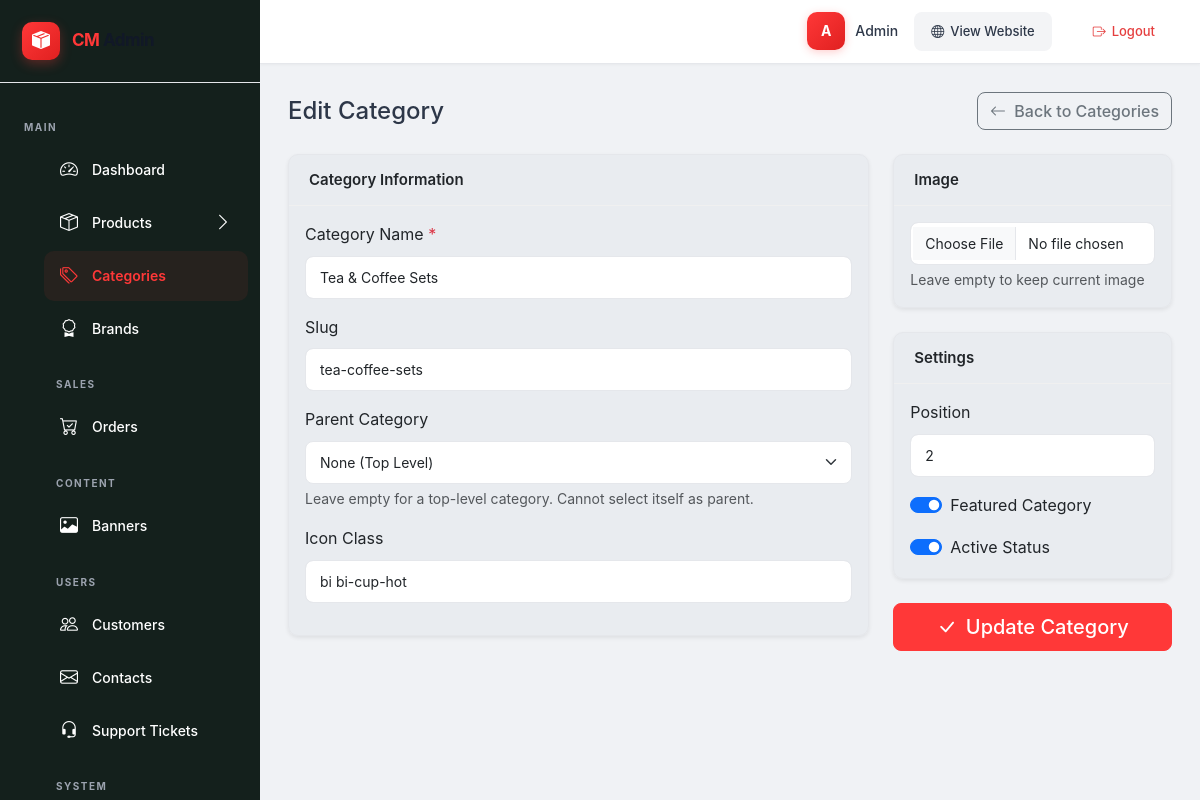
The page /public/admin/categories/edit/2 (signed in) on the database its author committed.
### tables this page shows
CREATE TABLE `categories` (
  `id`          INT UNSIGNED NOT NULL AUTO_INCREMENT,
  `parent_id`   INT UNSIGNED DEFAULT NULL,
  `name`        VARCHAR(150) NOT NULL,
  `slug`        VARCHAR(150) NOT NULL,
  `icon_class`  VARCHAR(100) DEFAULT NULL,
  `image`       VARCHAR(255) DEFAULT NULL,
  `is_featured` TINYINT      NOT NULL DEFAULT 0,
  `status`      TINYINT      NOT NULL DEFAULT 1,
  `position`    INT          NOT NULL DEFAULT 0,
  `created_at`  DATETIME DEFAULT CURRENT_TIMESTAMP,
  `updated_at`  DATETIME DEFAULT CURRENT_TIMESTAMP ON UPDATE CURRENT_TIMESTAMP,
  PRIMARY KEY (`id`),
  UNIQUE KEY `uk_categories_slug` (`slug`),
  INDEX `idx_categories_parent` (`parent_id`),
  INDEX `idx_categories_featured` (`is_featured`),
  INDEX `idx_categories_status` (`status`),
  INDEX `idx_categories_position` (`position`),
  CONSTRAINT `fk_categories_parent`
    FOREIGN KEY (`parent_id`) REFERENCES `categories` (`id`)
    ON DELETE SET NULL ON UPDATE CASCADE
);

### app/Controllers/admin/CategoryController.php (called while the page is built, shortened)
<?php
class CategoryController
{
    private Category $categoryModel;
    public function __construct()
    {
        $this->categoryModel = new Category();
    }
    public function edit(int $id): void
    {
        try {
            $category = $this->categoryModel->getById($id);
            require APP_ROOT . '/views/admin/admin_header.php';
            require APP_ROOT . '/views/admin/categories/edit.php';
            require APP_ROOT . '/views/admin/admin_footer.php';
        } catch (\Throwable $e) {
            error_log("Category edit error: " . $e->getMessage());
            Session::flash('error', 'Failed to load category');
            Response::redirect(APP_URL . '/admin/categories');
        }
    }
}

### config/autoload.php (called while the page is built, shortened)
<?php
spl_autoload_register(function (string $class): void {
    $prefixes = [
        'App\\Controllers\\' => APP_ROOT . '/app/Controllers/',
        'App\\Models\\'      => APP_ROOT . '/app/Models/',
        'App\\Helpers\\'     => APP_ROOT . '/app/Helpers/',
    ];
    foreach ($prefixes as $prefix => $baseDir) {
        if (strncmp($class, $prefix, strlen($prefix)) === 0) {
            $relativeClass = substr($class, strlen($prefix));
            $file = $baseDir . str_replace('\\', '/', $relativeClass) . '.php';
            if (file_exists($file)) {
                return;
            }
        }
    }
});
if (!function_exists('old')) {
    function old(string $key, mixed $default = ''): mixed
    {
        return \App\Helpers\Session::getOldInput($key, $default);
    }
}

### app/Helpers/Database.php (called while the page is built, shortened)
<?php
class Database
{
    private static ?Database $instance = null;
    private \PDO $pdo;
    private function __construct()
    {
        $dsn = 'mysql:host=' . DB_HOST . ';dbname=' . DB_NAME . ';charset=' . DB_CHARSET;
        $options = [
            \PDO::ATTR_ERRMODE            => \PDO::ERRMODE_EXCEPTION,
            \PDO::ATTR_DEFAULT_FETCH_MODE => \PDO::FETCH_ASSOC,
            \PDO::ATTR_EMULATE_PREPARES   => false,
            \PDO::MYSQL_ATTR_FOUND_ROWS   => true,
        ];
        $this->pdo = new \PDO($dsn, DB_USER, DB_PASS, $options);
    }
    public static function getInstance(): self
    {
        if (self::$instance === null) {
            self::$instance = new self();
        }
        return self::$instance;
    }
    public function query(string $sql, array $params = []): \PDOStatement
    {
        $stmt = $this->pdo->prepare($sql);
        $stmt->execute($params);
        return $stmt;
    }
    public function fetch(string $sql, array $params = []): ?array
    {
        return $this->query($sql, $params)->fetch() ?: null;
    }
}

### app/Models/Category.php (called while the page is built, shortened)
<?php
class Category
{
    private Database $db;
    private string $table = 'categories';
    public function __construct()
    {
        $this->db = Database::getInstance();
    }
    public function getById(int $id): ?array
    {
        return $this->db->fetch("SELECT * FROM {$this->table} WHERE id = ?", [$id]);
    }
}

### app/Helpers/Session.php (called while the page is built, shortened)
<?php
class Session
{
    public static function getOldInput(string $key, mixed $default = ''): mixed
    {
        return $_SESSION['_old_input'][$key] ?? $default;
    }
}

### app/Helpers/Sanitizer.php (called while the page is built, shortened)
<?php
class Sanitizer
{
    public static function clean(mixed $input): string
    {
        return htmlspecialchars(trim((string) $input), ENT_QUOTES, 'UTF-8');
    }
}

### views/admin/categories/edit.php (the view, shortened to what this page needs)
<div class="d-flex justify-content-between align-items-center mb-4">
    <h4 class="mb-0">Edit Category</h4>
    <a href="<?= ADMIN_URL ?>categories" class="btn btn-outline-secondary">
        <i class="bi bi-arrow-left me-1"></i> Back to Categories
    </a>
</div>
<form method="POST" action="<?= ADMIN_URL ?>categories/update/<?= (int)$category['id'] ?>" enctype="multipart/form-data">
    <div class="row">
        <div class="col-lg-8">
            <div class="card shadow-sm mb-4">
                <div class="card-header">
                    <h5 class="mb-0">Category Information</h5>
                </div>
                <div class="card-body">
                    <div class="mb-3">
                        <label for="name" class="form-label">Category Name <span class="text-danger">*</span></label>
                        <input type="text" class="form-control" id="name" name="name" required value="<?= Sanitizer::clean(old('name', $category['name'])) ?>">
                    </div>
                    <div class="mb-3">
                        <label for="slug" class="form-label">Slug</label>
                        <input type="text" class="form-control" id="slug" name="slug" value="<?= Sanitizer::clean(old('slug', $category['slug'])) ?>">
                    </div>
                    <div class="mb-3">
                        <label for="parent_id" class="form-label">Parent Category</label>
                        <select class="form-select" id="parent_id" name="parent_id">
                            <option value="">None (Top Level)</option>
                        </select>
                        <div class="form-text">Leave empty for a top-level category. Cannot select itself as parent.</div>
                    </div>
                    <div class="mb-3">
                        <label for="icon_class" class="form-label">Icon Class</label>
                        <input type="text" class="form-control" id="icon_class" name="icon_class" value="<?= Sanitizer::clean(old('icon_class', $category['icon_class'])) ?>" placeholder="e.g., fas fa-mug-hot">
                    </div>
                </div>
            </div>
        </div>
        <div class="col-lg-4">
            <div class="card shadow-sm mb-4">
                <div class="card-header">
                    <h5 class="mb-0">Image</h5>
                </div>
                <div class="card-body">
                    <input type="file" class="form-control" id="image" name="image" accept="image/*">
                    <div class="form-text">Leave empty to keep current image</div>
                </div>
            </div>
            <div class="card shadow-sm mb-4">
                <div class="card-header">
                    <h5 class="mb-0">Settings</h5>
                </div>
                <div class="card-body">
                    <div class="mb-3">
                        <label for="position" class="form-label">Position</label>
                        <input type="number" class="form-control" id="position" name="position" value="<?= Sanitizer::clean(old('position', $category['position'])) ?>">
                    </div>
                    <div class="form-check form-switch mb-3">
                        <input class="form-check-input" type="checkbox" id="is_featured" name="is_featured" value="1" <?= old('is_featured', $category['is_featured']) ? 'checked' : '' ?>>
                        <label class="form-check-label" for="is_featured">Featured Category</label>
                    </div>
                    <div class="form-check form-switch">
                        <input class="form-check-input" type="checkbox" id="status" name="status" value="1" <?= old('status', $category['status']) ? 'checked' : '' ?>>
                        <label class="form-check-label" for="status">Active Status</label>
                    </div>
                </div>
            </div>
            <div class="d-grid">
                <button type="submit" class="btn btn-primary btn-lg">
                    <i class="bi bi-check-lg me-1"></i> Update Category
                </button>
            </div>
        </div>
    </div>
</form>

### public/assets/css/admin.css (style rules this page uses)
:root { --admin-primary: #ff3838; --admin-primary-dark: #e02020; --admin-dark: #0f1117; --admin-gray-100: #f8f9fa; --admin-gray-200: #e9ecef; --admin-gray-500: #6c757d; --admin-radius: 10px; --admin-shadow: 0 2px 12px rgba(0, 0, 0, 0.06); --admin-transition: 0.25s cubic-bezier(0.4, 0, 0.2, 1); }
body { font-family: 'Inter', -apple-system, BlinkMacSystemFont, 'Segoe UI', sans-serif; background: #f0f2f5; color: #2d3748; line-height: 1.6; }
.card { border: 1px solid #e5e7eb; border-radius: var(--admin-radius); transition: box-shadow var(--admin-transition); background: #fff; }
.card-header { background: transparent; border-bottom: 1px solid #f0f0f0; padding: 16px 20px; }
.card-header h5 { font-size: 15px; font-weight: 600; margin: 0; }
.btn { border-radius: 8px; font-weight: 500; transition: all 0.2s; }
.btn-primary { background: var(--admin-primary); border-color: var(--admin-primary); }
.form-control, .form-select { border-radius: 8px; border: 1.5px solid #e5e7eb; padding: 10px 14px; font-size: 14px; transition: border-color 0.2s, box-shadow 0.2s; }

### views/admin/admin_header.php (style rules this page uses)
:root { --admin-sidebar-width: 260px; --admin-sidebar-bg: #ffffff; --admin-sidebar-hover: #f3f4f6; --admin-sidebar-active: #ff3838; --admin-topbar-height: 64px; --admin-primary: #ff3838; --admin-primary-dark: #e02020; --admin-sidebar-gradient: linear-gradient(180deg, #ffffff 0%, #f8f9fa 100%); }
* { margin: 0; padding: 0; box-sizing: border-box; }
body { font-family: 'Inter', -apple-system, BlinkMacSystemFont, 'Segoe UI', sans-serif; background: #f0f2f5; overflow-x: hidden; }
.card { background: #05516008 !important; }

### rows shown on the page
categories: name "Tea & Coffee Sets", slug "tea-coffee-sets", icon_class "bi bi-cup-hot", position "2", is_featured "☑"

### other values the page prints
substr($adminName, 0, 1) "A"
$adminName "Admin"
